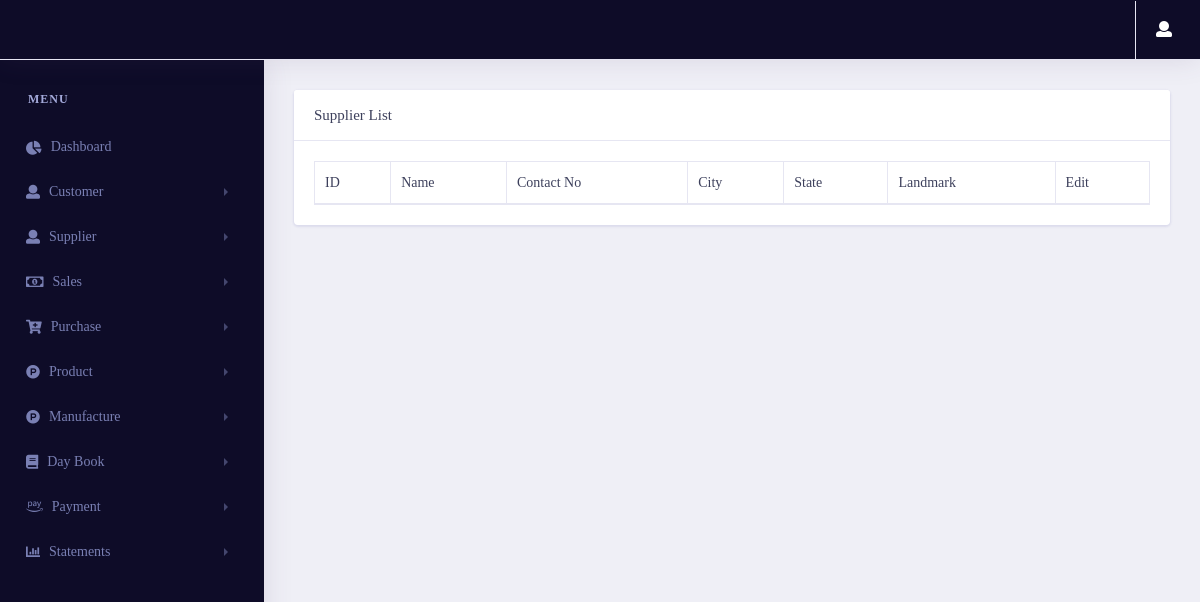
The page /supplier/viewsupplier/ (signed in) on the database as committed earlier.
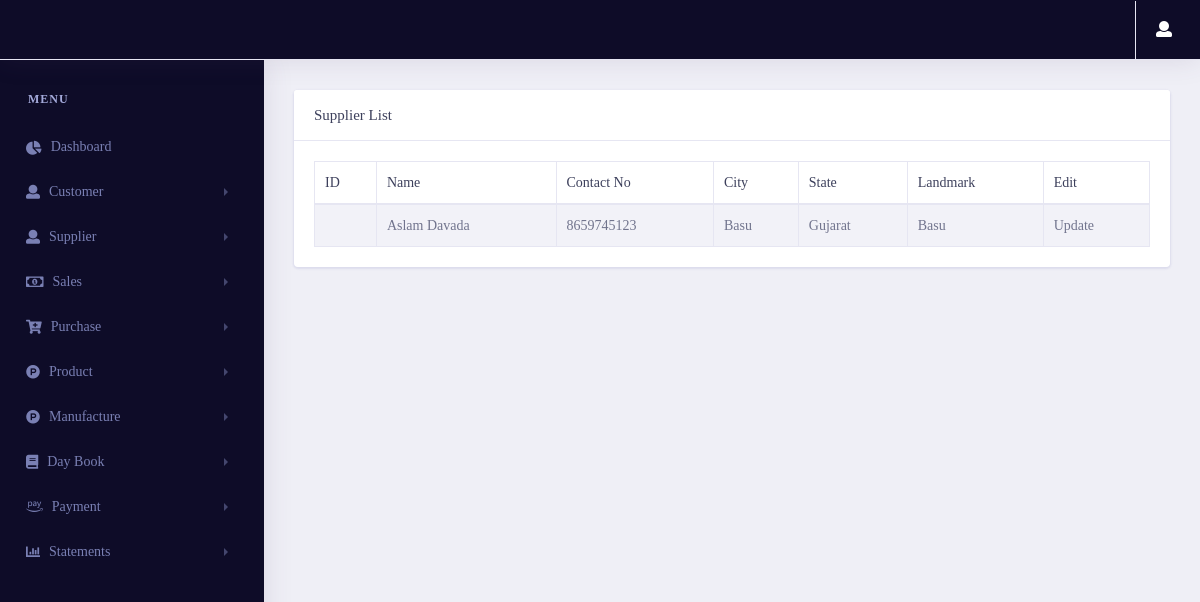
The same page on the database as committed later.
### supplier/models.py (models this page shows, shortened)
class Supplier_gst(models.Model):
    supplierid = models.CharField(max_length=10, null=True, blank=True)
    fullname = models.CharField(max_length=50)
    email = models.EmailField(max_length=254)
    contactno = models.CharField(max_length=50)
    gst = models.CharField(max_length=50)
    city = models.CharField(max_length=50)
    state = models.CharField(max_length=50)
    landmark = models.CharField(max_length=50)
    id = models.UUIDField(default=uuid.uuid4 , unique=True , primary_key=True , editable=False)

### supplier/views.py (the view)
# urls.py: path('viewsupplier/',views.viewsupplier,name="viewsupplier"),
@login_required(login_url='login')
def viewsupplier(request):
    try:
        if request.session['Estimate']:
            supplier_data = supplier_cache()
        if request.session['GST']:
            supplier_data = supplier_cache_gst()
        context = {
            'supplier_data': supplier_data
        }
        return render(request,"supplier/viewsupplier.html",context)
    except:
        return redirect('error404')

### Inventory/cache_storage.py (called while the page is built)
def supplier_cache():
    cache_key = "supplier_data_estimate_cache"
    cache_supplier_data = cache.get(cache_key)
    if cache_supplier_data is None:
        Supplier_data = Supplier_estimate.objects.all()
        cache.set(cache_key, Supplier_data , timeout=None)
        print("Supplier Non Cache Data")
    else:
        Supplier_data = cache_supplier_data
        print("Supplier Cached Data")
    return Supplier_data

def supplier_cache_gst():
    cache_key = "gst_supplier_data_cache"
    cache_supplier_data = cache.get(cache_key)
    if cache_supplier_data is None:
        supplier_data = Supplier_gst.objects.all()
        cache.set(cache_key, supplier_data, timeout=None)
        print("GST Supplier Non Cache Data")
    else:
        supplier_data = cache_supplier_data
        print("GST Supplier Cache Data")
    return supplier_data

### supplier/templates/supplier/viewsupplier.html (shortened to what this page needs)
{% extends 'pages/base.html' %}
{% load static %}
{% load user_auth %}
{% block content %}
<link rel="stylesheet" href="{% static 'vendor/bootstrap/css/bootstrap.min.css' %}">
<link href="{% static 'vendor/fonts/circular-std/style.css' %}" rel="stylesheet">
<link rel="stylesheet" href="{% static 'libs/css/style.css' %}">
<link rel="stylesheet" href="{% static 'vendor/fonts/fontawesome/css/fontawesome-all.css' %}">
<link rel="stylesheet" type="text/css" href="{% static 'vendor/datatables/css/dataTables.bootstrap4.css' %}">
{% if request.session.Estimate %}
<div class="row">
    <div class="col-xl-12 col-lg-12 col-md-12 col-sm-12 col-12">
        <div class="card">
            <h5 class="card-header">Supplier List</h5>
            <div class="card-body">
                <div class="table-responsive">
                    <table class="table table-striped table-bordered first" id="example">
                        <thead>
                            <tr>
                                <th>ID</th>
                                <th>Name</th>
                                <th>Contact No</th>
                                <th>City</th>
                                <th>State</th>
                                <th>Landmark</th>
                                <th>Edit</th>
                            </tr>
                        </thead>
                        <tbody>
                        {% for i in supplier_data %}
                            <tr>
                                <td>{{i.supplier_id}}</td>
                                <td>{{i.fullname}}</td>
                                <td>{{i.contactno}}</td>
                                <td>{{i.city}}</td>
                                <td>{{i.state}}</td>
                                <td>{{i.landmark}}</td>
                                <td>
                                    <a href="/supplier/updatesupplier/{{i.id}}">Update</a>
                                </td>
                            </tr>
                        {% endfor %}
                        </tbody>
                    </table>
                </div>
            </div>
        </div>
    </div>
</div>
{% endif %}
{% endblock content %}

Rows that differ between the two databases and show on the page:
added Supplier_gst: fullname "Aslam Davada", contactno "8659745123", city "Basu", state "Gujarat", landmark "Basu"
